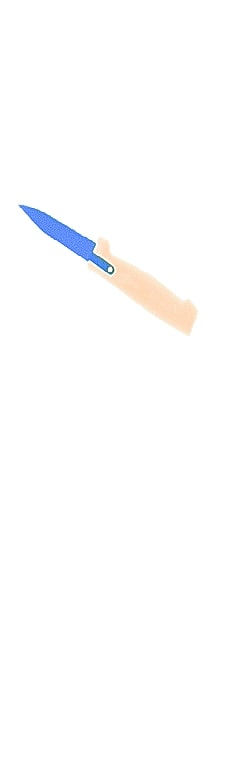
#> input picture threat_images/BAGGAGE_20170522_113049_80428_A.jpg, 232 x 768 px
$ python adaptive_thresholding.py --image threat_images/BAGGAGE_20170522_113049_80428_A.jpg
#> lines starting #> are read from the running program, lines starting #| are printed output that depends on the picture; after the words box and inside, x2 and y2 are one past the last pixel; in counts of white or black regions, pixels touching at a corner belong together
# USAGE
# python adaptive_thresholding.py --image steve_jobs.png

# import the necessary packages
import argparse
import cv2

# construct the argument parser and parse the arguments
ap = argparse.ArgumentParser()
ap.add_argument("-i", "--image", type=str, required=True,
	help="path to input image")
args = vars(ap.parse_args())

# load the image and display it
image = cv2.imread(args["image"])
#> image is the input picture: shape (768, 232, 3); mean B, G, R 253.7, 253.4, 253.4
cv2.imshow("Image", image)

# convert the image to grayscale and blur it slightly
gray = cv2.cvtColor(image, cv2.COLOR_BGR2GRAY)
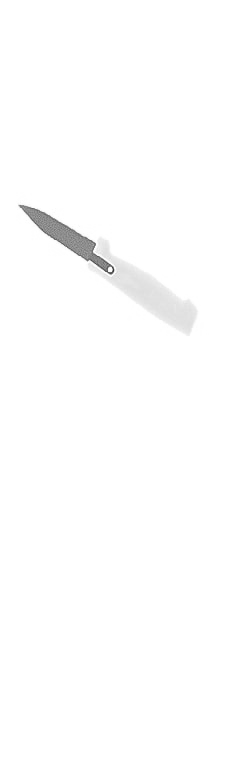
#> gray: shape (768, 232); min 53, max 255, mean 253.4
blurred = cv2.GaussianBlur(gray, (7, 7), 0)

# apply simple thresholding with a hardcoded threshold value
# (T, threshInv) = cv2.threshold(blurred, 230, 255,
# 	cv2.THRESH_BINARY_INV)
# cv2.imshow("Simple Thresholding", threshInv)
# cv2.waitKey(0)

# # apply Otsu's automatic thresholding
# (T, threshInv) = cv2.threshold(blurred, 0, 255,
# 	cv2.THRESH_BINARY_INV | cv2.THRESH_OTSU)
# cv2.imshow("Otsu Thresholding", threshInv)
# cv2.waitKey(0)

# # instead of manually specifying the threshold value, we can use
# # adaptive thresholding to examine neighborhoods of pixels and
# # adaptively threshold each neighborhood
# thresh = cv2.adaptiveThreshold(blurred, 255,
# 	cv2.ADAPTIVE_THRESH_MEAN_C, cv2.THRESH_BINARY_INV, 21, 10)
# cv2.imshow("Mean Adaptive Thresholding", thresh)
# cv2.waitKey(0)

# perform adaptive thresholding again, this time using a Gaussian
# weighting versus a simple mean to compute our local threshold
# value
thresh = cv2.adaptiveThreshold(blurred, 255,
	cv2.ADAPTIVE_THRESH_GAUSSIAN_C, cv2.THRESH_BINARY, 21, 4)
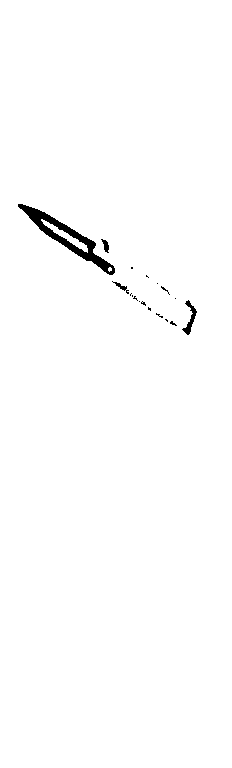
#> thresh: shape (768, 232); 99.1% white; 18 black regions (14 under 20 px), largest, box (x1, y1, x2, y2) and area: (18, 204, 115, 275) 1311, (182, 300, 197, 335) 169, (101, 239, 109, 253) 58, (112, 281, 129, 294) 56
cv2.imshow("Gaussian Adaptive Thresholding", thresh)
cv2.waitKey(0)

$ run again, on threat_images/BAGGAGE_20170523_085803_80428_D.jpg
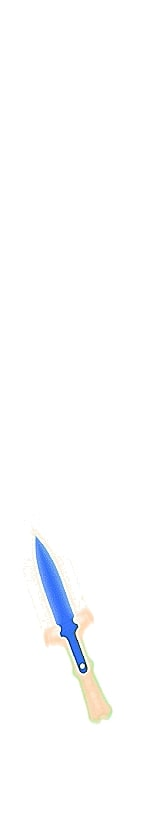
#> input picture threat_images/BAGGAGE_20170523_085803_80428_D.jpg, 147 x 832 px
#> image is the input picture: shape (832, 147, 3); mean B, G, R 253.2, 252.3, 251.7
#> `gray = cv2.cvtColor(image, cv2.COLOR_BGR2GRAY)`:
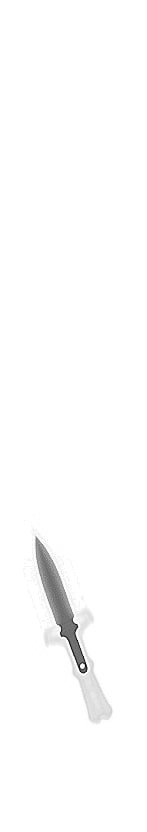
#> gray: shape (832, 147); min 6, max 255, mean 252.2
#> `thresh = cv2.adaptiveThreshold(blurred, 255, cv2.ADAPTIVE_THRESH_GAUSS..`:
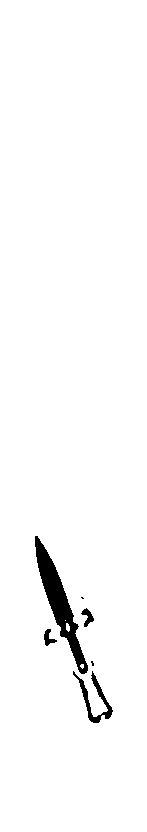
#> thresh: shape (832, 147); 97.8% white; 6 black regions (2 under 20 px), largest, box (x1, y1, x2, y2) and area: (35, 536, 88, 674) 1958, (73, 671, 113, 723) 493, (81, 608, 94, 627) 114, (44, 629, 57, 646) 105

$ run again, on threat_images/BAGGAGE_20170523_094231_80428_B.jpg
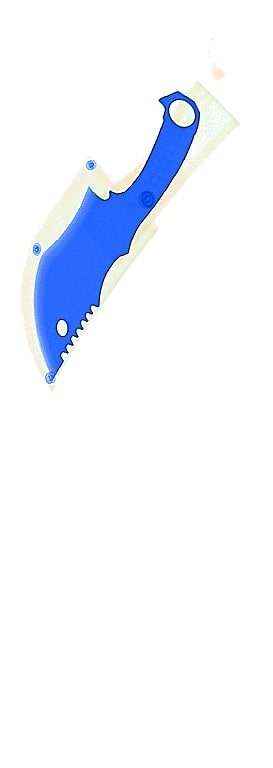
#> input picture threat_images/BAGGAGE_20170523_094231_80428_B.jpg, 273 x 768 px
#> image is the input picture: shape (768, 273, 3); mean B, G, R 252.5, 244.5, 240.6
#> `gray = cv2.cvtColor(image, cv2.COLOR_BGR2GRAY)`:
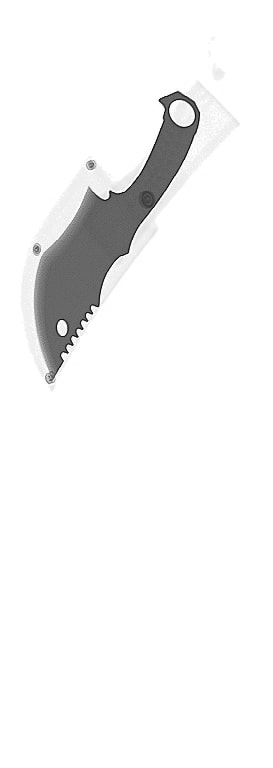
#> gray: shape (768, 273); min 4, max 255, mean 244.2
#> `thresh = cv2.adaptiveThreshold(blurred, 255, cv2.ADAPTIVE_THRESH_GAUSS..`:
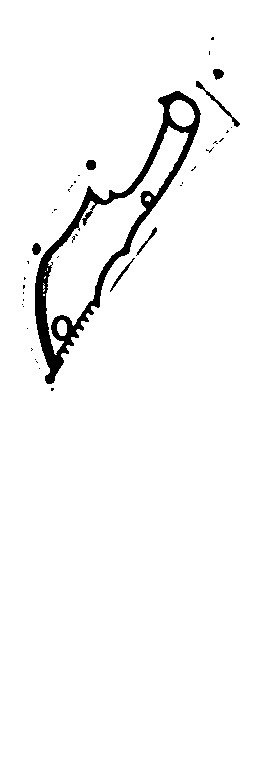
#> thresh: shape (768, 273); 96.9% white; 39 black regions (32 under 20 px), largest, box (x1, y1, x2, y2) and area: (35, 91, 201, 384) 5736, (196, 81, 240, 127) 202, (110, 258, 135, 292) 98
